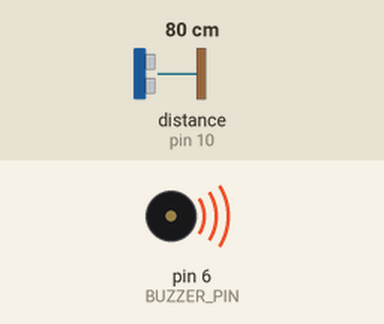
A sketch run on a simulated Arduino Nano, built with avr-gcc and run on an emulated ATmega328P. Shown: buzzer (waves = sounding). Wiring (inferred from the names in the program): ultrasonic range finder: trigger pin 9; echo pin 10. The test bench sets the inputs (shaded band); at power-on: distance to the obstacle (sensor on pin 10) 80 cm. The echo pulse lasts 58.3 µs per cm; what the sketch prints to the serial monitor is not drawn.

Above: at 0.1 s.
Timing chart, 0 to 1.6 s (numbered marks = the images above):
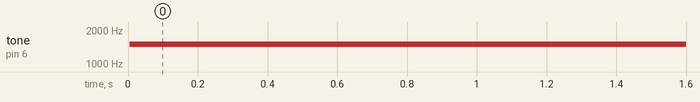

Measured:
- by itself, tone on pin 6 (BUZZER_PIN): silent → 1500 Hz at 0.01 s

The sketch:

hc_sr04_alarm.ino
```cpp
// Arduino Nano + HC-SR04 + buzzer: proximity alarm
// HC-SR04: VCC->5V, GND->GND, TRIG->D9, ECHO->D10
// Buzzer: VCC->5V, GND->GND, I/O->D6
// HC-SR04 typical reliable range is up to 400 cm, not 500 cm.

#define TRIG_PIN 9
#define ECHO_PIN 10
#define BUZZER_PIN 6

const int ALARM_DISTANCE = 400; // centimeters

float getDistance() {
  digitalWrite(TRIG_PIN, LOW);
  delayMicroseconds(2);

  digitalWrite(TRIG_PIN, HIGH);
  delayMicroseconds(10);
  digitalWrite(TRIG_PIN, LOW);

  unsigned long duration = pulseIn(ECHO_PIN, HIGH, 30000);
  if (duration == 0) return -1;

  return duration * 0.0343 / 2.0;
}

void setup() {
  pinMode(TRIG_PIN, OUTPUT);
  pinMode(ECHO_PIN, INPUT);
  pinMode(BUZZER_PIN, OUTPUT);
  digitalWrite(BUZZER_PIN, LOW);
  Serial.begin(9600);
}

void loop() {
  float distance = getDistance();

  if (distance > 0 && distance <= ALARM_DISTANCE) {
    tone(BUZZER_PIN, 1500);
  } else {
    noTone(BUZZER_PIN);
  }

  Serial.print("Distance: ");
  Serial.print(distance);
  Serial.println(" cm");

  delay(100);
}
```
